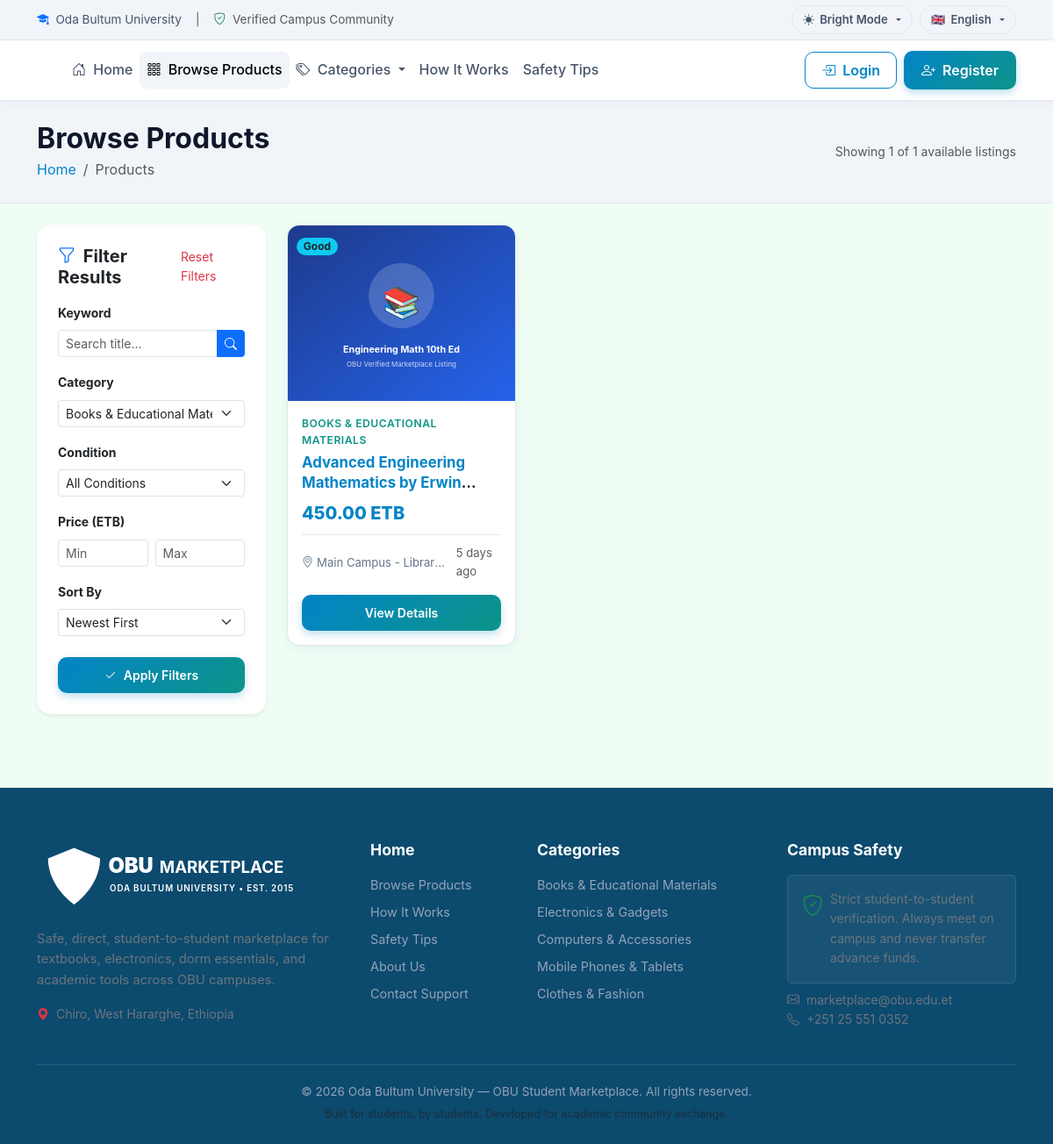
Screenshot of /products.php?category=1 with the database file from the repository.
### tables this page shows
CREATE TABLE IF NOT EXISTS `products` (
  `id` INT AUTO_INCREMENT PRIMARY KEY,
  `user_id` INT NOT NULL,
  `category_id` INT NOT NULL,
  `title` VARCHAR(200) NOT NULL,
  `description` TEXT NOT NULL,
  `price` DECIMAL(10,2) NOT NULL,
  `condition` ENUM('Brand New', 'Like New', 'Good', 'Used', 'Needs Repair') NOT NULL,
  `university` VARCHAR(150) NOT NULL DEFAULT 'Oda Bultum University',
  `location` VARCHAR(150) NOT NULL,
  `contact_preference` VARCHAR(50) NOT NULL DEFAULT 'internal_message',
  `status` ENUM('pending', 'active', 'rejected', 'sold', 'hidden') NOT NULL DEFAULT 'active',
  `views_count` INT UNSIGNED NOT NULL DEFAULT 0,
  `created_at` TIMESTAMP DEFAULT CURRENT_TIMESTAMP,
  `updated_at` TIMESTAMP DEFAULT CURRENT_TIMESTAMP ON UPDATE CURRENT_TIMESTAMP,
  INDEX `idx_products_user` (`user_id`),
  INDEX `idx_products_category` (`category_id`),
  INDEX `idx_products_status` (`status`),
  INDEX `idx_products_price` (`price`),
  FOREIGN KEY (`user_id`) REFERENCES `users`(`id`) ON DELETE CASCADE,
  FOREIGN KEY (`category_id`) REFERENCES `categories`(`id`) ON DELETE RESTRICT
);

CREATE TABLE IF NOT EXISTS `categories` (
  `id` INT AUTO_INCREMENT PRIMARY KEY,
  `name_en` VARCHAR(100) NOT NULL,
  `name_am` VARCHAR(100) NOT NULL,
  `name_om` VARCHAR(100) NOT NULL,
  `slug` VARCHAR(100) NOT NULL UNIQUE,
  `description` TEXT DEFAULT NULL,
  `icon` VARCHAR(50) DEFAULT 'bi-tag',
  `image` VARCHAR(255) DEFAULT NULL,
  `status` ENUM('active', 'inactive') NOT NULL DEFAULT 'active',
  `created_at` TIMESTAMP DEFAULT CURRENT_TIMESTAMP
);

### products.php (the view, shortened to what the rows shown need)
<?php
require_once __DIR__ . '/config/app.php';
$categories = get_all_categories();
$categoryFilter = !empty($_GET['category']) ? (int)$_GET['category'] : 0;
$sort = clean_input($_GET['sort'] ?? 'newest');
$page = max(1, (int)($_GET['page'] ?? 1));
$perPage = 12;
$offset = ($page - 1) * $perPage;
$products = [];
if (db()) {
    try {
        $where = ["p.status = 'active'"];
        $params = [];
        if ($categoryFilter > 0) {
            $where[] = "p.category_id = ?";
            $params[] = $categoryFilter;
        }
        $whereClause = implode(" AND ", $where);
        $orderBy = "p.id DESC";
        switch ($sort) {
            default:
                $orderBy = "p.id DESC";
                break;
        }
        $sql = "
            SELECT p.*, c.name_en AS cat_en, c.name_am AS cat_am, c.name_om AS cat_om,
                   u.full_name AS seller_name, u.department AS seller_dept,
                   (SELECT image_path FROM product_images WHERE product_id = p.id ORDER BY is_primary DESC, id ASC LIMIT 1) AS primary_image
            FROM products p
            JOIN categories c ON p.category_id = c.id
            JOIN users u ON p.user_id = u.id
            WHERE {$whereClause}
            ORDER BY {$orderBy}
            LIMIT {$perPage} OFFSET {$offset}
        ";
        $stmt = db()->prepare($sql);
        $stmt->execute($params);
        $products = $stmt->fetchAll();
    } catch (Exception $e) {
        $products = [];
    }
}
require_once __DIR__ . '/includes/header.php';
?>
<div class="py-4" style="background-color: var(--bg-surface-alt); border-bottom: 1px solid var(--border-color);">
    <div class="container">
        <div class="row align-items-center">
            <div class="col-md-6">
                <h2 class="fw-bold mb-1"><?= t('nav_browse') ?></h2>
            </div>
        </div>
    </div>
</div>
<div class="container py-4">
    <div class="row g-4">
        <div class="col-lg-9">
            <?php if (empty($products)): ?>
                <div class="card border-0 rounded-4 shadow-sm p-5 text-center bg-surface">
                    <i class="bi bi-search fs-1 text-muted mb-3"></i>
                    <h4 class="fw-bold mb-2"><?= t('no_products_found') ?></h4>
                    <p class="text-muted mb-4">Try clearing some filters or searching with different keywords.</p>
                    <div>
                        <a href="<?= base_url('products.php') ?>" class="btn btn-obu-outline">
                            <i class="bi bi-arrow-clockwise me-1"></i> Clear All Filters
                        </a>
                    </div>
                </div>
            <?php else: ?>
                <div class="row g-4">
                    <?php foreach ($products as $item): ?>
                        <div class="col-12 col-sm-6 col-md-4">
                            <div class="obu-card">
                                <div class="obu-card-img-wrap">
                                    <span class="obu-card-badge">
                                        <?= render_condition_badge($item['condition']) ?>
                                    </span>
                                    <a href="<?= base_url('product-details.php?id=' . $item['id']) ?>" class="w-100 h-100">
                                        <?php
                                            $imgSrc = !empty($item['primary_image'])
                                                ? (str_starts_with($item['primary_image'], 'assets/') ? asset_url(substr($item['primary_image'], 7)) : upload_url('products/' . $item['primary_image']))
                                                : asset_url('images/placeholders/default-product.svg');
                                        ?>
                                        <img src="<?= $imgSrc ?>" alt="<?= e($item['title']) ?>">
                                    </a>
                                </div>
                                <div class="obu-card-body">
                                    <div class="obu-card-category">
                                        <?= e(localized(['name_en' => $item['cat_en'], 'name_am' => $item['cat_am'], 'name_om' => $item['cat_om']], 'name')) ?>
                                    </div>
                                    <h5 class="obu-card-title">
                                        <a href="<?= base_url('product-details.php?id=' . $item['id']) ?>">
                                            <?= e($item['title']) ?>
                                        </a>
                                    </h5>
                                    <div class="obu-card-price"><?= format_currency($item['price']) ?></div>
                                    <div class="obu-card-meta">
                                        <span class="text-truncate" title="<?= e($item['location']) ?>"><i class="bi bi-geo-alt me-1"></i><?= e($item['location']) ?></span>
                                        <span class="ms-auto text-muted"><?= time_ago($item['created_at']) ?></span>
                                    </div>
                                    <a href="<?= base_url('product-details.php?id=' . $item['id']) ?>" class="btn btn-sm btn-obu w-100 mt-3">
                                        <?= t('view_details') ?>
                                    </a>
                                </div>
                            </div>
                        </div>
                    <?php endforeach; ?>
                </div>
            <?php endif; ?>
        </div>
    </div>
</div>
<?php require_once __DIR__ . '/includes/footer.php'; ?>

### includes/functions.php (shortened to what the rows shown need)
<?php
function format_currency($amount): string {
    $num = is_numeric($amount) ? floatval($amount) : 0;
    return number_format($num, 2, '.', ',') . ' ' . t('currency', DEFAULT_CURRENCY);
}
function time_ago(string $datetime): string {
    $timestamp = strtotime($datetime);
    $diff = time() - $timestamp;
    if ($diff < 60) {
        return 'Just now';
    } elseif ($diff < 3600) {
        $mins = max(1, floor($diff / 60));
        return $mins . ' min' . ($mins > 1 ? 's' : '') . ' ago';
    } elseif ($diff < 86400) {
        $hrs = floor($diff / 3600);
        return $hrs . ' hour' . ($hrs > 1 ? 's' : '') . ' ago';
    } elseif ($diff < 172800) {
        return 'Yesterday';
    } elseif ($diff < 604800) {
        $days = floor($diff / 86400);
        return $days . ' days ago';
    } else {
        return date('M j, Y', $timestamp);
    }
}
function get_all_categories(): array {
    static $categories = null;
    if ($categories === null && db()) {
        try {
            $stmt = db()->query("SELECT * FROM categories WHERE status = 'active' ORDER BY id ASC");
            $categories = $stmt->fetchAll();
        } catch (Exception $e) {
            $categories = [];
        }
    }
    return $categories ?? [];
}
function render_condition_badge(string $condition): string {
    $badgeClasses = [
        'Brand New'    => 'bg-success text-white',
        'Like New'     => 'bg-primary text-white',
        'Good'         => 'bg-info text-dark',
        'Used'         => 'bg-secondary text-white',
        'Needs Repair' => 'bg-warning text-dark'
    ];
    $cls = $badgeClasses[$condition] ?? 'bg-secondary text-white';
    $condKey = 'condition_' . strtolower(str_replace(' ', '_', $condition));
    $label = t($condKey, $condition);
    return '<span class="badge ' . $cls . ' rounded-pill px-2.5 py-1">' . e($label) . '</span>';
}

### includes/footer.php (shortened to what the rows shown need)
</main>
<footer class="obu-footer">
    <div class="container">
        <div class="row g-4">
            <div class="col-lg-3 col-md-6 col-6">
                <ul class="list-unstyled">
                    <?php
                        $footerCats = array_slice(get_all_categories(), 0, 5);
                        foreach ($footerCats as $fCat):
                    ?>
                        <li>
                            <a href="<?= base_url('category.php?id=' . $fCat['id']) ?>">
                                <?= e(localized($fCat, 'name')) ?>
                            </a>
                        </li>
                    <?php endforeach; ?>
                </ul>
            </div>
        </div>
    </div>
</footer>
</body>
</html>

### rows the page displays
products: condition "Good", category.name_en "BOOKS & EDUCATIONAL MATERIALS", title "Advanced Engineering Mathematics by…", price "450.00 ETB", location "Main Campus - Librar…", created_at "5 days ago"
categories: name_en "Books & Educational Materials"
categories: name_en "Electronics & Gadgets"
categories: name_en "Computers & Accessories"
categories: name_en "Mobile Phones & Tablets"
categories: name_en "Clothes & Fashion"

### other values shown
t('university_name') "Oda Bultum University"
t('theme_bright') "Bright Mode"
SUPPORTED_LANGUAGES[$activeLang]['flag'] "🇬🇧"
SUPPORTED_LANGUAGES[$activeLang]['native'] "English"
t('nav_home') "Home"
t('nav_browse') "Browse Products"
t('nav_categories') "Categories"
t('nav_how_it_works') "How It Works"
t('nav_safety_tips') "Safety Tips"
t('nav_login') "Login"
t('nav_register') "Register"
t('products') "Products"
count($products) "1"
$totalProducts "1"
t('filter_results') "Filter Results"
